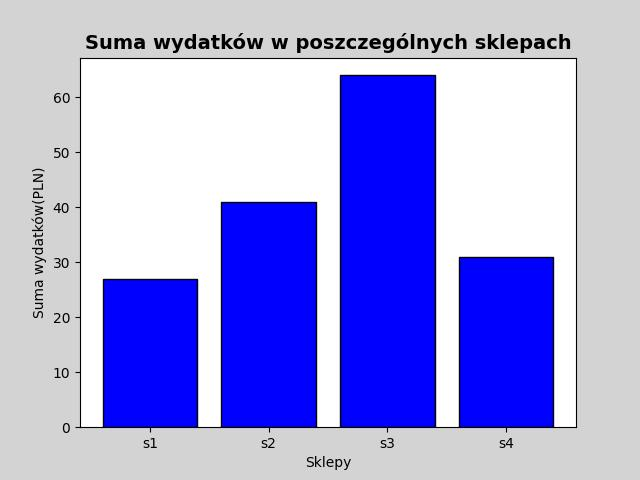
#> input picture img/charts/01232024235629575319.jpg, 640 x 480 px
$ python -i ImageTransformation.py   (imports and definitions only)
#> lines starting #> are read from the running program, lines starting #| are printed output that depends on the picture
import numpy as np
import cv2
from skimage.filters import threshold_local
from PIL import Image
import os


class TransformImage:
    def __init__(self, input_data):
        if isinstance(input_data, str):
            self.original = Image.open(input_data)
#> self.original is the input picture: PIL image 640x480 RGB; mean R, G, B 161.5, 161.6, 229.8
            self.imgorg = cv2.imread(input_data)
        elif isinstance(input_data, np.ndarray):
            self.original = Image.fromarray(cv2.cvtColor(input_data, cv2.COLOR_BGR2RGB))
            self.imgorg = input_data
        else:
            raise ValueError("Input must be a file path or an image array")
        self.width_ratio = None
        self.height_ratio = None
        self.img = None
        self.gray = None
        self.edged = None
        self.contour = None
        self.aprox = None
        self.scanned = None
        self.bw_scanned = None
        self.manual_contour_points = []

    def resizeImage(self, base_width=500, base_height=500):
        """Resize the image maintaining aspect ratio."""
#> called with base_width = 500, base_height = 500
        self.width_ratio = base_width / self.original.size[0]
#> self.width_ratio = 0.781
        self.height_ratio = base_height / self.original.size[1]
#> self.height_ratio = 1.04
        dim = (
            int(self.original.size[0] * self.width_ratio),
            int(self.original.size[1] * self.height_ratio),
        )
#> dim = (500, 500)
        self.img = cv2.resize(self.imgorg, dim, interpolation=cv2.INTER_AREA)
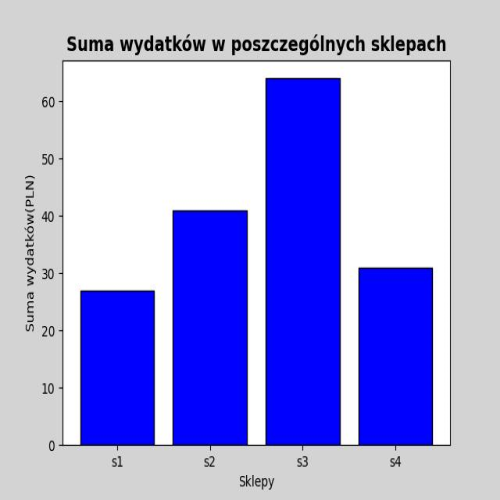
#> self.img: shape (500, 500, 3); mean B, G, R 229.8, 161.5, 161.5
        return self.img

    def toGray(self):
        """Convert the image to grayscale."""
        if self.img is None:
            self.resizeImage()
        self.gray = cv2.cvtColor(self.img, cv2.COLOR_BGR2GRAY)
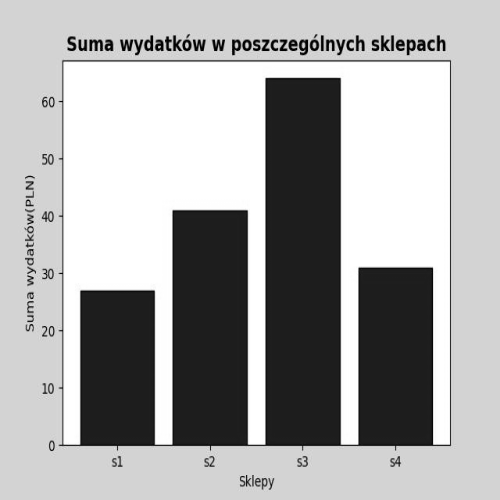
#> self.gray: shape (500, 500); min 0, max 255, mean 169.3
        return self.gray

    # [168 lines left out: functions blurGray, _clickAndMark, manualContourSelection, detectEdges, findContours, _approximateContour and 5 more, not called in this run]

>>> result = TransformImage('../../img/charts/01232024235629575319.jpg').toGray()

$ run again, on img/charts/01242024010959125846.jpg
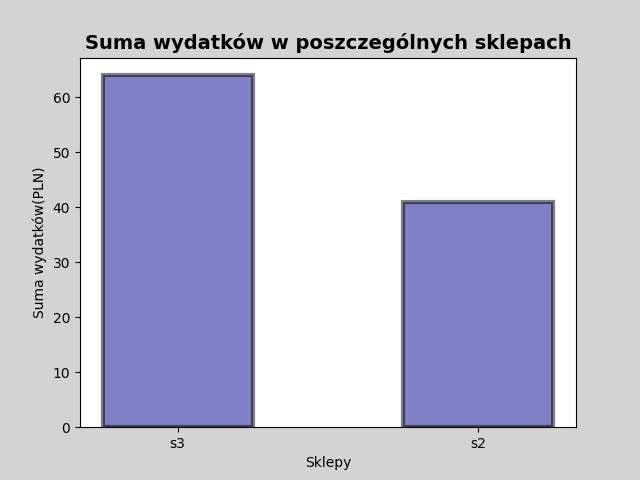
#> input picture img/charts/01242024010959125846.jpg, 640 x 480 px
#> in __init__, self.original is the input picture: PIL image 640x480 RGB; mean R, G, B 194.8, 195.1, 213.7
#> in resizeImage, `self.img = cv2.resize(self.imgorg, dim, interpolation=cv2.INTER_AREA)`:
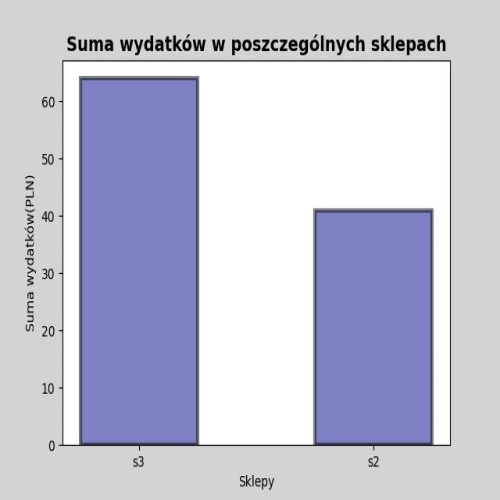
#> self.img: shape (500, 500, 3); mean B, G, R 213.6, 195.1, 194.8
#> in toGray, `self.gray = cv2.cvtColor(self.img, cv2.COLOR_BGR2GRAY)`:
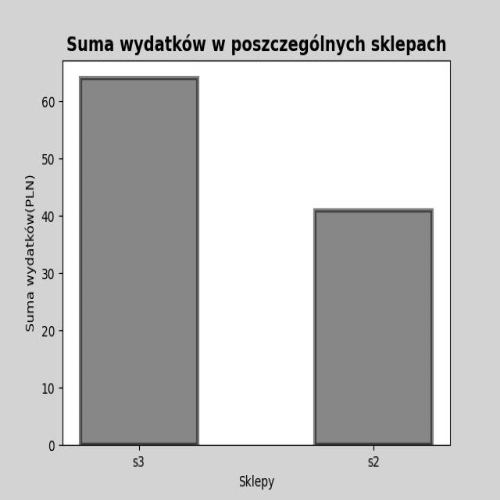
#> self.gray: shape (500, 500); min 0, max 255, mean 197.1

$ run again, on img/charts/01242024011544098852.jpg
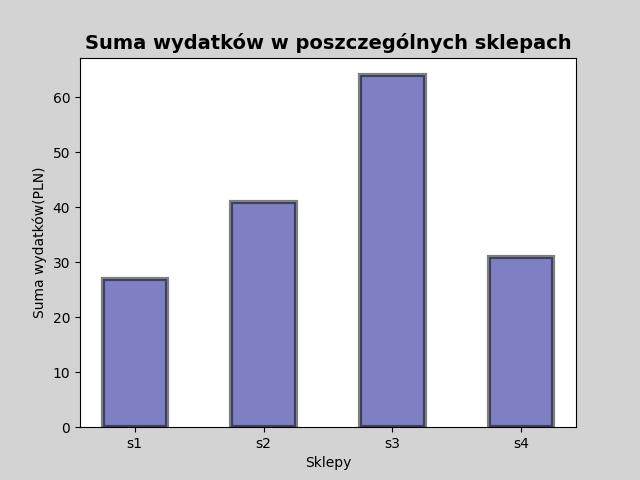
#> input picture img/charts/01242024011544098852.jpg, 640 x 480 px
#> in __init__, self.original is the input picture: PIL image 640x480 RGB; mean R, G, B 206, 206.1, 218.2
#> in resizeImage, `self.img = cv2.resize(self.imgorg, dim, interpolation=cv2.INTER_AREA)`:
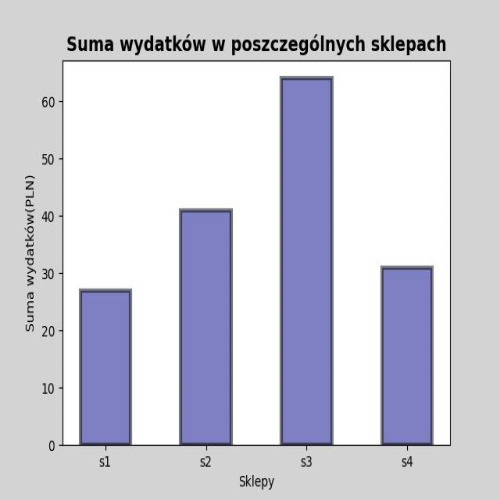
#> self.img: shape (500, 500, 3); mean B, G, R 218.2, 206.1, 205.9
#> in toGray, `self.gray = cv2.cvtColor(self.img, cv2.COLOR_BGR2GRAY)`:
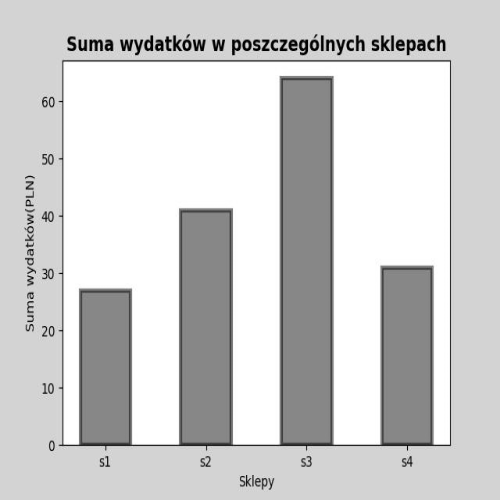
#> self.gray: shape (500, 500); min 0, max 255, mean 207.4
